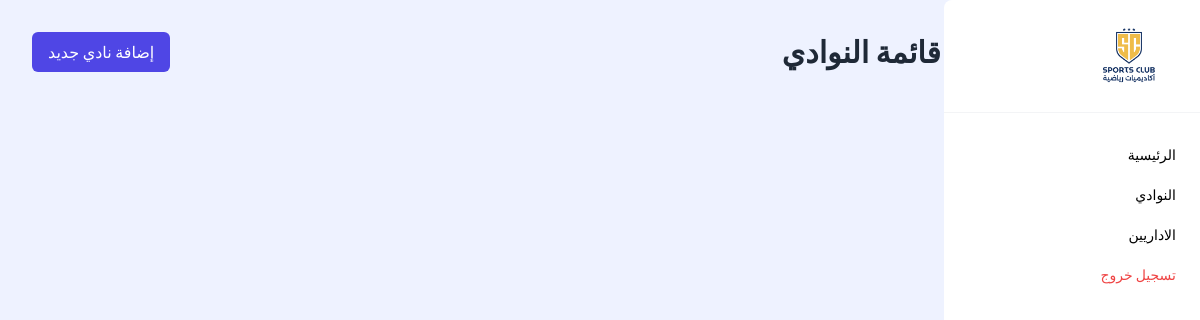
Page /admin_dashboard/viewClub on the earlier database version.
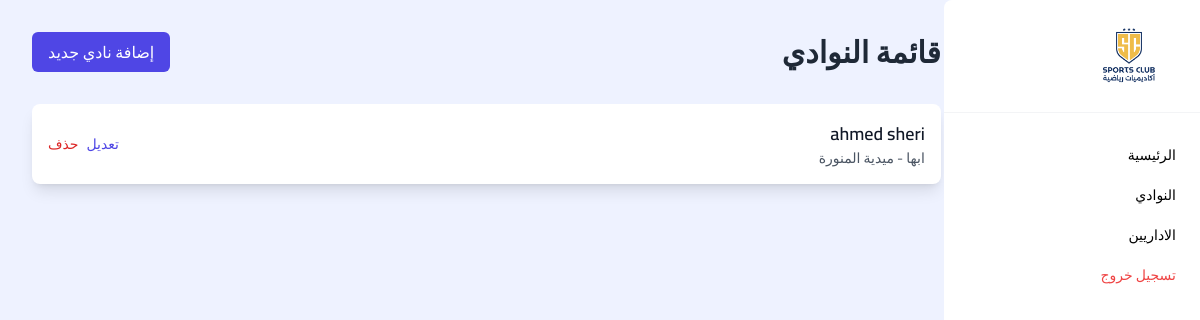
Same page on the later database version.
### accounts/models.py (models this page shows, shortened)
class ClubsModel(models.Model):
    name = models.CharField(max_length=250, null=True, verbose_name="اسم الاكادمية")
    city = models.CharField(max_length=255, choices = citys, null=True, verbose_name="المدينة")
    district = models.CharField(max_length=250, null=True, verbose_name="الحي")
    street = models.CharField(max_length=250, null=True, verbose_name="الشارع")
    creation_date = models.DateTimeField(auto_now_add=True)

### admin_dashboard/views.py (the view)
# urls.py: path('viewClub', views.viewClub, name="viewClub"),
def viewClub(request):
    clubs = ClubsModel.objects.all()
    return render(request, 'admin_dashboard/Club/viewClub.html', {'clubs':clubs})

### templates/admin_dashboard/Club/viewClub.html (shortened to what this page needs)
{% extends "base_admin_dashboard.html" %} {% load static %} {% block content %}
<section class="bg-indigo-50 w-full min-h-screen p-4 md:p-8">
  <div class="max-w-6xl mx-auto md:pr-[20%]">
    <div class="flex justify-between items-center mb-8">
      <h1 class="text-3xl font-bold text-gray-800">قائمة النوادي</h1>
      <a
        href="/admin_dashboard/addClub"
        class="bg-indigo-600 text-white px-4 py-2 rounded-md hover:bg-indigo-700 transition duration-300 ease-in-out"
        >إضافة نادي جديد</a
      >
    </div>
    <ul
      class="bg-white rounded-lg shadow-lg overflow-hidden divide-y divide-gray-200"
    >
    {% for club in clubs %}
    <li class="p-4 hover:bg-gray-50 transition duration-150 ease-in-out">
      <div
        class="flex flex-col md:flex-row md:items-center md:justify-between"
      >
        <div class="mb-2 md:mb-0">
          <h2 class="text-lg font-semibold text-gray-900">{{club.name}}</h2>
          <p class="text-sm text-gray-600">{{club.get_city_display}} - {{club.district}}</p>
        </div>
        <div class="flex items-center space-x-2 rtl:space-x-reverse">
          <a
            href="{% url 'editClub' club.id %}"
            class="text-indigo-600 hover:text-indigo-800 text-sm font-medium"
            >تعديل</a
          >
          <a
            href="{% url 'deleteClub' club.id %}"
            class="text-red-600 hover:text-red-800 text-sm font-medium"
            >حذف</a
          >
        </div>
      </div>
    </li>
    {% endfor %}
    </ul>
  </div>
</section>
{% endblock content %}

Differences in the rows shown:
added ClubsModel: name "ahmed sheri", city "ابها", district "ميدية المنورة"
